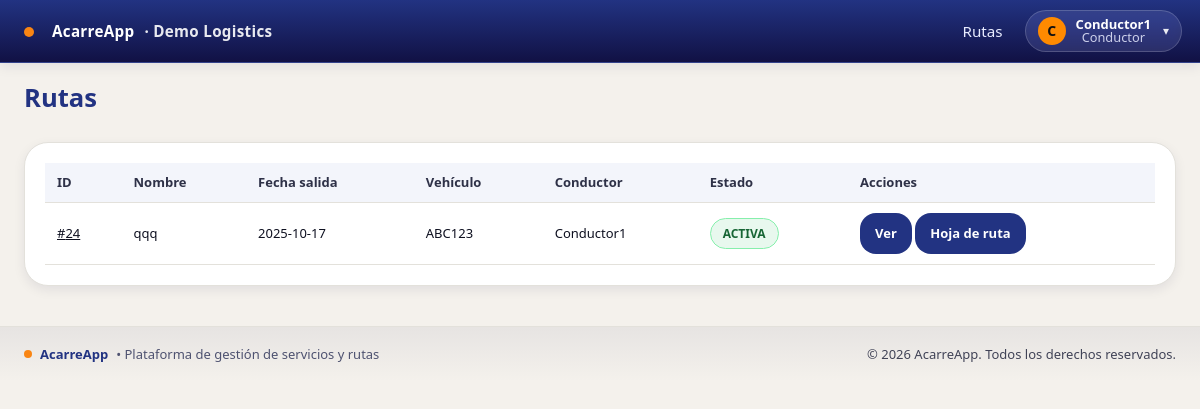
The page /rutas/ (signed in) on the database as committed earlier.
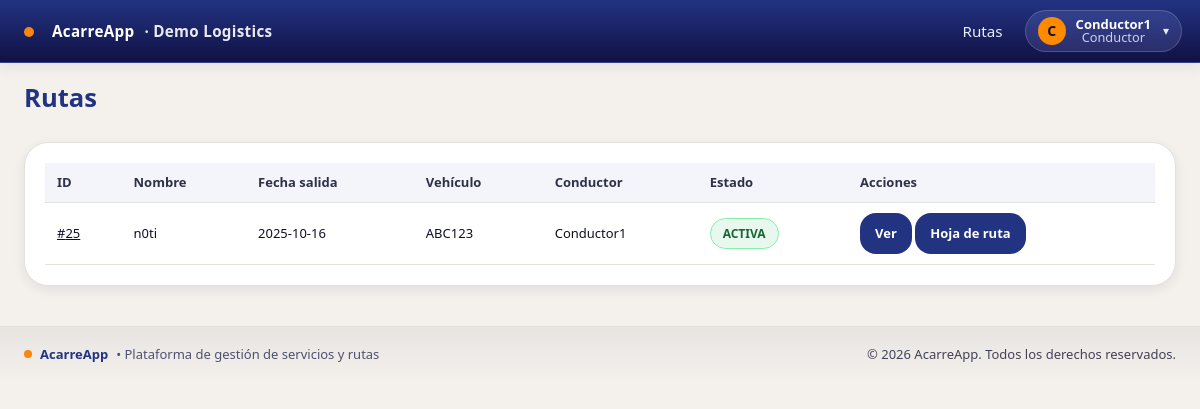
The same page on the database as committed later.
### rutas/models.py (models this page shows, shortened)
class Ruta(models.Model):
    empresa = models.ForeignKey(Empresa, on_delete=models.CASCADE)
    fecha_salida = models.DateField()
    vehiculo = models.ForeignKey(Vehiculo, on_delete=models.PROTECT)
    conductor = models.ForeignKey(User, on_delete=models.PROTECT)
    base_efectivo = models.DecimalField(max_digits=10, decimal_places=2, default=200000)
    estado = models.CharField(max_length=20, choices=[('ACTIVA', 'Activa'), ('CERRADA', 'Cerrada')], default='ACTIVA')
    nombre = models.CharField(max_length=150, blank=True, help_text="Ej: Jardin - Medellin - Jardin")
    created_at = models.DateTimeField(auto_now_add=True)

### empresa/models.py (models this page shows)
class Vehiculo(models.Model):
    empresa = models.ForeignKey(Empresa, on_delete=models.PROTECT)
    placa = models.CharField(max_length=15)
    marca = models.CharField(max_length=60, blank=True)
    modelo = models.CharField(max_length=60, blank=True)
    activo = models.BooleanField(default=True)
    class Meta:
        unique_together = [('empresa','placa')]
        ordering = ['placa']
    def __str__(self):
        return self.placa

### rutas/views.py (the view, shortened to what this page needs)
# urls.py: path('', views.RutasListView.as_view(), name='list'),
@method_decorator(login_required, name='dispatch')
class RutasListView(ListView):
        model = Ruta
        template_name = 'rutas/list.html'
        context_object_name = 'rutas'
        paginate_by = 25
        def get_queryset(self):
            emp = get_current_empresa()
            qs = (Ruta.objects
                .filter(empresa=emp)
                .select_related('vehiculo', 'conductor'))
            if is_conductor(self.request.user):
                qs = qs.filter(conductor=self.request.user, estado='ACTIVA')
            GET = self.request.GET
            if not is_conductor(self.request.user):
                if GET.get('activas') == '1':
                    qs = qs.filter(estado='ACTIVA')
                elif GET.get('cerradas') == '1':
                    qs = qs.filter(estado='CERRADA')
            desde = (GET.get('desde') or '').strip() or None
            hasta = (GET.get('hasta') or '').strip() or None
            if desde:
                qs = qs.filter(fecha_salida__date__gte=desde)
            if hasta:
                qs = qs.filter(fecha_salida__date__lte=hasta)
            vehiculos_ids = [v for v in GET.getlist('vehiculos') if v]
            if vehiculos_ids:
                qs = qs.filter(vehiculo_id__in=vehiculos_ids)
            clientes_ids = [c for c in GET.getlist('clientes') if c]
            if clientes_ids:
                qs = qs.filter(servicios__cliente_id__in=clientes_ids)
            q = (GET.get('q') or '').strip()
            return qs.distinct().order_by('-created_at')

### acarreapp/context_processors.py (called while the page is built)
def vapid_public_key(request):
    return {"VAPID_PUBLIC_KEY": settings.VAPID_PUBLIC_KEY}

### acarreapp/tenancy.py (called while the page is built)
def set_current_empresa(empresa):
    _state.empresa = empresa

def get_current_empresa():
    return getattr(_state, 'empresa', None)

def empresa_context(request):
    return {'empresa_actual': get_current_empresa()}

### rutas/views.py (called while the page is built)
def is_conductor(user):
    role = getattr(getattr(user, 'userprofile', None), 'rol', '')
    return role == 'CONDUCTOR' or user.groups.filter(name__iexact='Conductor').exists()

### templates/rutas/list.html (shortened to what this page needs)
{% extends "base.html" %}
{% load formatting l10n %}
{% block content %}
<div id="rutas-page">
  <header class="page-header">
    <h1 class="m-0">Rutas</h1>
  </header>
  <div class="only-desktop card shadow-sm">
    <div class="card-body p-0">
      <div class="table-responsive">
        <table class="table table-striped table-hover align-middle mb-0">
          <thead class="table-dark">
            <tr>
              <th class="text-center">ID</th>
              <th>Nombre</th>
              <th>Fecha salida</th>
              <th>Vehículo</th>
              <th>Conductor</th>
              <th>Estado</th>
              <th class="text-center">Acciones</th>
            </tr>
          </thead>
          <tbody>
            {% for r in rutas %}
              <tr>
                <td class="text-center">
                  <a href="{% url 'servicios:por_ruta' r.pk %}">#{{ r.id }}</a>
                </td>
                <td>{{ r.nombre|default:"(sin nombre)" }}</td>
                <td>{{ r.fecha_salida|date:"Y-m-d" }}</td>
                <td>{{ r.vehiculo|default:"—" }}</td>
                <td>{{ r.conductor.username|default:"—" }}</td>
                <td>
                  {% if r.estado == "ACTIVA" %}
                    <span class="pill pill--ok">ACTIVA</span>
                  {% else %}
                    <span class="pill pill--bad">CERRADA</span>
                  {% endif %}
                </td>
                <td class="text-center">
                  <a href="{% url 'servicios:por_ruta' r.pk %}" class="btn btn-sm btn-outline-primary">Ver</a>
                  <a href="{% url 'rutas:hoja' r.pk %}" class="btn btn-sm btn-outline-secondary">Hoja de ruta</a>
                </td>
              </tr>
            {% endfor %}
          </tbody>
        </table>
      </div>
    </div>
  </div>
</div>
{% endblock %}

Rows that differ between the two databases and show on the page:
no longer on this page (row edited): Ruta: id "24", nombre "qqq", fecha_salida "2025-10-17", vehiculo "ABC123", conductor.username "Conductor1", estado "ACTIVA"
added Ruta: id "25", nombre "n0ti", fecha_salida "2025-10-16", vehiculo "ABC123", conductor.username "Conductor1", estado "ACTIVA"
